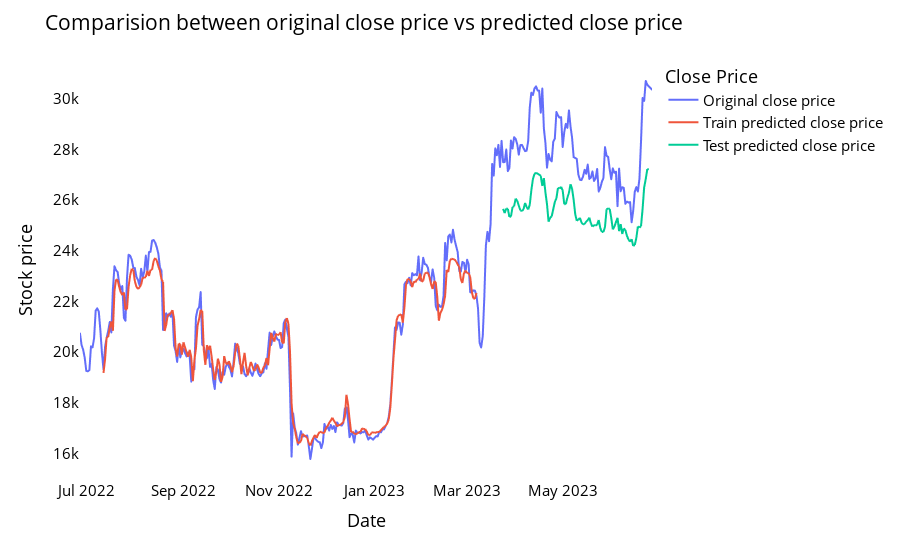

Notebook code for this chart:
### Code cell
# shift train predictions for plotting

look_back=time_step
trainPredictPlot = np.empty_like(closedf)
trainPredictPlot[:, :] = np.nan
trainPredictPlot[look_back:len(train_predict)+look_back, :] = train_predict
print("Train predicted data: ", trainPredictPlot.shape)

# shift test predictions for plotting
testPredictPlot = np.empty_like(closedf)
testPredictPlot[:, :] = np.nan
testPredictPlot[len(train_predict)+(look_back*2)+1:len(closedf)-1, :] = test_predict
print("Test predicted data: ", testPredictPlot.shape)

names = cycle(['Original close price','Train predicted close price','Test predicted close price'])


plotdf = pd.DataFrame({'date': close_stock['Date'],
                       'original_close': close_stock['Close'],
                      'train_predicted_close': trainPredictPlot.reshape(1,-1)[0].tolist(),
                      'test_predicted_close': testPredictPlot.reshape(1,-1)[0].tolist()})

fig = px.line(plotdf,x=plotdf['date'], y=[plotdf['original_close'],plotdf['train_predicted_close'],
                                          plotdf['test_predicted_close']],
              labels={'value':'Stock price','date': 'Date'})
fig.update_layout(title_text='Comparision between original close price vs predicted close price',
                  plot_bgcolor='white', font_size=15, font_color='black', legend_title_text='Close Price')
fig.for_each_trace(lambda t:  t.update(name = next(names)))

fig.update_xaxes(showgrid=False)
fig.update_yaxes(showgrid=False)
fig.show()

### Figure 1 — Plotly figure (JSON) as saved in the notebook; plotly's stock layout.template omitted (floating-point values rounded to 4 significant figures; data arrays with more than 128 entries replaced by an {"elided": "..."} marker saying what was removed)
{"data": [{"hovertemplate": "variable=original_close<br>Date=%{x}<br>Stock price=%{y}<extra></extra>", "legendgroup": "original_close", "line": {"color": "#636efa", "dash": "solid"}, "marker": {"symbol": "circle"}, "mode": "lines", "name": "Original close price", "showlegend": true, "type": "scattergl", "x": {"elided": "365 str values"}, "xaxis": "x", "y": {"elided": "365 float values"}, "yaxis": "y"}, {"hovertemplate": "variable=train_predicted_close<br>Date=%{x}<br>Stock price=%{y}<extra></extra>", "legendgroup": "train_predicted_close", "line": {"color": "#EF553B", "dash": "solid"}, "marker": {"symbol": "circle"}, "mode": "lines", "name": "Train predicted close price", "showlegend": true, "type": "scattergl", "x": {"elided": "365 str values"}, "xaxis": "x", "y": {"elided": "365 float values"}, "yaxis": "y"}, {"hovertemplate": "variable=test_predicted_close<br>Date=%{x}<br>Stock price=%{y}<extra></extra>", "legendgroup": "test_predicted_close", "line": {"color": "#00cc96", "dash": "solid"}, "marker": {"symbol": "circle"}, "mode": "lines", "name": "Test predicted close price", "showlegend": true, "type": "scattergl", "x": {"elided": "365 str values"}, "xaxis": "x", "y": {"elided": "365 float values"}, "yaxis": "y"}], "layout": {"font": {"color": "black", "size": 15}, "legend": {"title": {"text": "Close Price"}, "tracegroupgap": 0}, "margin": {"t": 60}, "plot_bgcolor": "white", "title": {"text": "Comparision between original close price vs predicted close price"}, "xaxis": {"anchor": "y", "domain": [0, 1], "showgrid": false, "title": {"text": "Date"}}, "yaxis": {"anchor": "x", "domain": [0, 1], "showgrid": false, "title": {"text": "Stock price"}}}}
